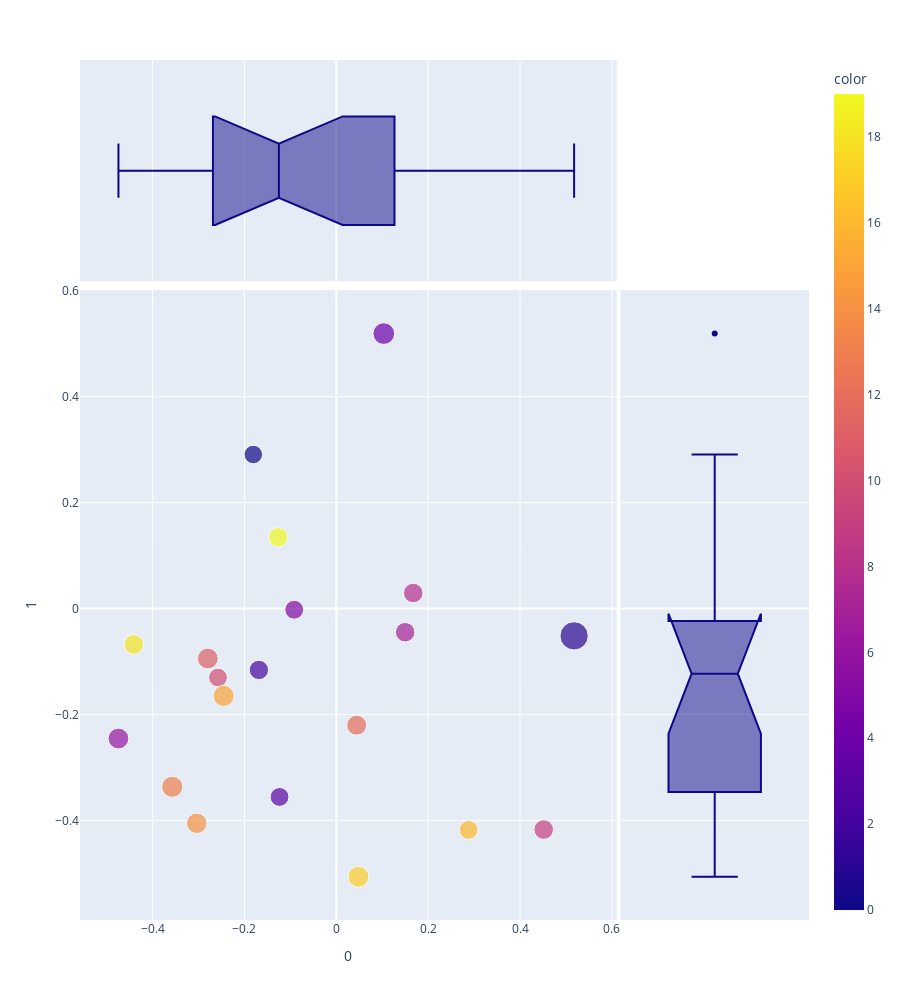

The notebook cell this image was saved under:
### Code cell
vis1

### Figure 1 — Plotly figure (JSON) as saved in the notebook; plotly's stock layout.template omitted (floating-point values rounded to 4 significant figures)
{"data": [{"hovertemplate": "<b>%{hovertext}</b><br><br>0=%{x}<br>1=%{y}<br>size=%{marker.size}<br>color=%{marker.color}<extra></extra>", "hovertext": [0, 1, 2, 3, 4, 5, 6, 7, 8, 9, 10, 11, 12, 13, 14, 15, 16, 17, 18, 19], "legendgroup": "", "marker": {"color": [0, 1, 2, 3, 4, 5, 6, 7, 8, 9, 10, 11, 12, 13, 14, 15, 16, 17, 18, 19], "coloraxis": "coloraxis", "size": [2022.0, 4719.0, 2213.0, 2099.0, 2777.0, 2100.0, 2548.0, 2250.0, 2257.0, 2276.0, 2091.0, 2555.0, 2383.0, 2645.0, 2488.0, 2653.0, 2108.0, 2588.0, 2280.0, 2237.0], "sizemode": "area", "sizeref": 11.8, "symbol": "circle"}, "mode": "markers", "name": "", "orientation": "v", "showlegend": false, "type": "scatter", "x": [-0.1806, 0.5176, -0.1685, -0.1235, 0.1034, -0.09163, -0.4742, 0.1499, 0.1675, 0.4515, -0.2575, -0.2796, 0.04431, -0.357, -0.3038, -0.2451, 0.288, 0.04817, -0.4408, -0.1264], "xaxis": "x", "y": [0.2907, -0.05167, -0.116, -0.3558, 0.5189, -0.002299, -0.2454, -0.04477, 0.02923, -0.4173, -0.1304, -0.0944, -0.2203, -0.3366, -0.4055, -0.1651, -0.4179, -0.5065, -0.06788, 0.1344], "yaxis": "y"}, {"alignmentgroup": "True", "hovertemplate": "<b>%{hovertext}</b><br><br>0=%{x}<extra></extra>", "hovertext": [0, 1, 2, 3, 4, 5, 6, 7, 8, 9, 10, 11, 12, 13, 14, 15, 16, 17, 18, 19], "legendgroup": "", "marker": {"color": "#0d0887", "symbol": "circle"}, "name": "", "notched": true, "offsetgroup": "", "showlegend": false, "type": "box", "x": [-0.1806, 0.5176, -0.1685, -0.1235, 0.1034, -0.09163, -0.4742, 0.1499, 0.1675, 0.4515, -0.2575, -0.2796, 0.04431, -0.357, -0.3038, -0.2451, 0.288, 0.04817, -0.4408, -0.1264], "xaxis": "x3", "yaxis": "y3"}, {"alignmentgroup": "True", "hovertemplate": "<b>%{hovertext}</b><br><br>1=%{y}<extra></extra>", "hovertext": [0, 1, 2, 3, 4, 5, 6, 7, 8, 9, 10, 11, 12, 13, 14, 15, 16, 17, 18, 19], "legendgroup": "", "marker": {"color": "#0d0887", "symbol": "circle"}, "name": "", "notched": true, "offsetgroup": "", "showlegend": false, "type": "box", "xaxis": "x2", "y": [0.2907, -0.05167, -0.116, -0.3558, 0.5189, -0.002299, -0.2454, -0.04477, 0.02923, -0.4173, -0.1304, -0.0944, -0.2203, -0.3366, -0.4055, -0.1651, -0.4179, -0.5065, -0.06788, 0.1344], "yaxis": "y2"}], "layout": {"coloraxis": {"colorbar": {"title": {"text": "color"}}, "colorscale": [[0, "#0d0887"], [0.1111, "#46039f"], [0.2222, "#7201a8"], [0.3333, "#9c179e"], [0.4444, "#bd3786"], [0.5556, "#d8576b"], [0.6667, "#ed7953"], [0.7778, "#fb9f3a"], [0.8889, "#fdca26"], [1, "#f0f921"]]}, "height": 1000, "legend": {"itemsizing": "constant", "tracegroupgap": 0}, "margin": {"t": 60}, "xaxis": {"anchor": "y", "domain": [0, 0.7363], "title": {"text": "0"}}, "xaxis2": {"anchor": "y2", "domain": [0.7413, 1], "matches": "x2", "showgrid": false, "showline": false, "showticklabels": false, "ticks": ""}, "xaxis3": {"anchor": "y3", "domain": [0, 0.7363], "matches": "x", "showgrid": true, "showticklabels": false}, "xaxis4": {"anchor": "y4", "domain": [0.7413, 1], "matches": "x2", "showgrid": false, "showline": false, "showticklabels": false, "ticks": ""}, "yaxis": {"anchor": "x", "domain": [0, 0.7326], "title": {"text": "1"}}, "yaxis2": {"anchor": "x2", "domain": [0, 0.7326], "matches": "y", "showgrid": true, "showticklabels": false}, "yaxis3": {"anchor": "x3", "domain": [0.7426, 1], "matches": "y3", "showgrid": false, "showline": false, "showticklabels": false, "ticks": ""}, "yaxis4": {"anchor": "x4", "domain": [0.7426, 1], "matches": "y3", "showgrid": true, "showline": false, "showticklabels": false, "ticks": ""}}}
